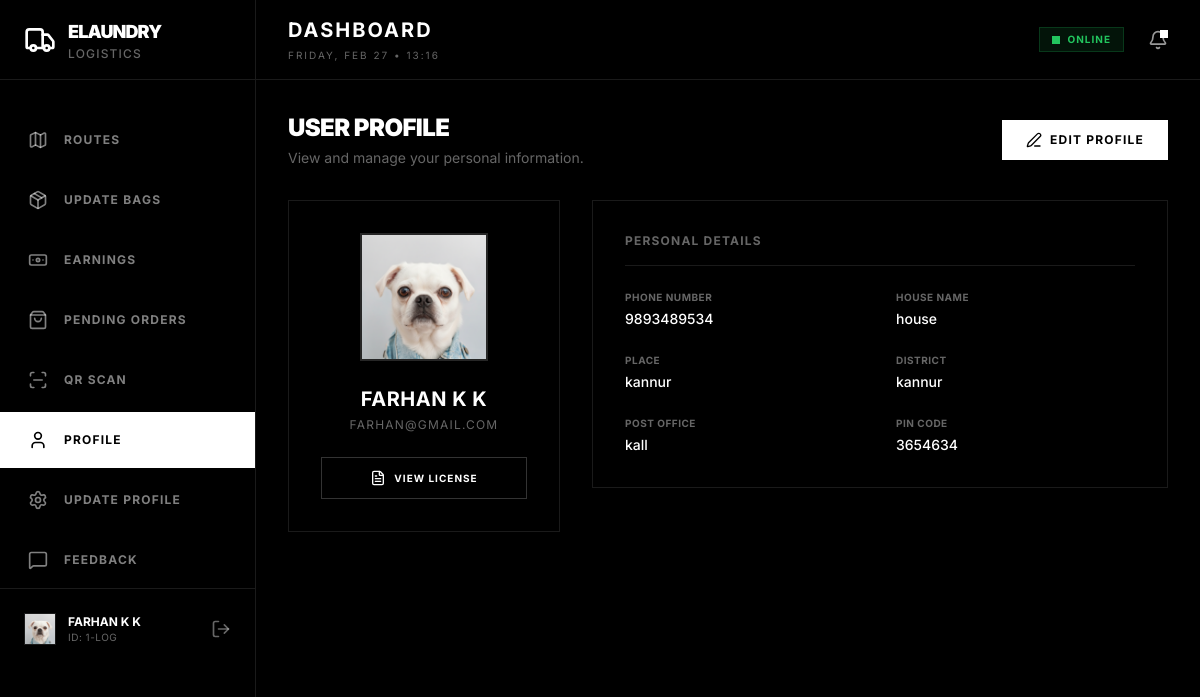
Screenshot of /logistics_home/profile/ (signed in) with the database file from the repository.
### logistics/models.py (models this page shows)
class DeliveryMan(models.Model):
    first_name = models.CharField(max_length=50)
    last_name = models.CharField(max_length=50)
    email = models.EmailField(unique=True)
    phone_number = models.CharField(max_length=15)
    profile_image = models.CharField(max_length=100)
    license_image = models.CharField(max_length=100)
    house = models.CharField(max_length=100)
    district = models.CharField(max_length=100)
    place = models.CharField(max_length=100)
    post = models.CharField(max_length=100)
    pin = models.CharField(max_length=10)
    created_at = models.DateTimeField(auto_now_add=True)
    updated_at = models.DateTimeField(auto_now=True)
    LOGIN = models.ForeignKey(login, on_delete=models.CASCADE, default=1)

### logistics/views.py (the view)
# urls.py: path('logistics_home/profile/', views.view_profile, name='profile_view'),
def view_profile(request):
    context = get_logistics_context(request)
    if not context:
        return HttpResponse("<script>alert('please login');window.location='/'</script>")
    return render(request, 'profile_view.html', context)

### logistics/views.py (called while the page is built)
def get_logistics_context(request):
    login_id = request.session.get('lid')
    if not login_id or login_id == 'out':
        return None
    try:
        delivery_man = DeliveryMan.objects.get(LOGIN__id=login_id)
        stats = get_dashboard_stats(delivery_man)
        return {
            'user': delivery_man,
            'stats': stats,
        }
    except DeliveryMan.DoesNotExist:
        return None

### logistics/templates/profile_view.html
{% extends 'logistics_home.html' %}
{% load static %}
{% block content %}
<div class="max-w-4xl mx-auto">
    <div class="mb-8 flex flex-col md:flex-row md:items-center justify-between gap-4">
        <div>
            <h1 class="text-2xl font-black text-white uppercase tracking-tight">User Profile</h1>
            <p class="text-white/40 text-sm mt-1">View and manage your personal information.</p>
        </div>
        <a href="{% url 'profile_update' %}"
            class="px-6 py-3 bg-white text-black text-xs font-bold uppercase tracking-widest hover:bg-white/90 transition-colors flex items-center justify-center gap-2">
            <i data-lucide="edit-3" class="w-4 h-4"></i>
            Edit Profile
        </a>
    </div>
    <div class="grid grid-cols-1 md:grid-cols-3 gap-8">
        <div class="md:col-span-1">
            <div class="bg-black border border-white/10 p-8 flex flex-col items-center text-center">
                <div
                    class="w-32 h-32 rounded-full overflow-hidden border-2 border-white/10 mb-6 bg-white/5 relative group">
                    {% if user.profile_image %}
                    <img src="{{ user.profile_image }}" alt="Profile" class="w-full h-full object-cover">
                    {% else %}
                    <div class="w-full h-full flex items-center justify-center text-white/20">
                        <i data-lucide="user" class="w-12 h-12"></i>
                    </div>
                    {% endif %}
                </div>
                <h2 class="text-xl font-bold text-white uppercase tracking-wide">{{ user.first_name }} {{ user.last_name}}</h2>
                <p class="text-xs text-white/40 uppercase tracking-widest mt-1 mb-6">{{ user.email }}</p>
                {% if user.license_image %}
                <a href="{{ user.license_image }}" target="_blank"
                    class="w-full py-3 border border-white/20 text-white text-[10px] font-bold uppercase tracking-widest hover:bg-white hover:text-black transition-all flex items-center justify-center gap-2">
                    <i data-lucide="file-text" class="w-4 h-4"></i>
                    View License
                </a>
                {% endif %}
            </div>
        </div>
        <div class="md:col-span-2">
            <div class="bg-black border border-white/10 p-8">
                <h3
                    class="text-xs font-bold uppercase tracking-widest text-white/40 mb-6 border-b border-white/10 pb-4">
                    Personal Details</h3>
                <div class="grid grid-cols-1 md:grid-cols-2 gap-x-8 gap-y-6">
                    <div>
                        <span class="block text-[10px] font-bold uppercase tracking-wider text-white/40 mb-1">Phone
                            Number</span>
                        <p class="text-sm font-medium text-white">{{ user.phone_number }}</p>
                    </div>
                    <div>
                        <span class="block text-[10px] font-bold uppercase tracking-wider text-white/40 mb-1">House
                            Name</span>
                        <p class="text-sm font-medium text-white">{{ user.house }}</p>
                    </div>
                    <div>
                        <span
                            class="block text-[10px] font-bold uppercase tracking-wider text-white/40 mb-1">Place</span>
                        <p class="text-sm font-medium text-white">{{ user.place }}</p>
                    </div>
                    <div>
                        <span
                            class="block text-[10px] font-bold uppercase tracking-wider text-white/40 mb-1">District</span>
                        <p class="text-sm font-medium text-white">{{ user.district }}</p>
                    </div>
                    <div>
                        <span class="block text-[10px] font-bold uppercase tracking-wider text-white/40 mb-1">Post
                            Office</span>
                        <p class="text-sm font-medium text-white">{{ user.post }}</p>
                    </div>
                    <div>
                        <span class="block text-[10px] font-bold uppercase tracking-wider text-white/40 mb-1">Pin
                            Code</span>
                        <p class="text-sm font-medium text-white">{{ user.pin }}</p>
                    </div>
                </div>
            </div>
        </div>
    </div>
</div>
{% endblock %}

### logistics/templates/logistics_home.html (shortened to what this page needs)
<!DOCTYPE html>
<html class="dark" lang="en">
<head>
    {% load static %}
    <script src="https://cdn.tailwindcss.com?plugins=forms,container-queries"></script>
</head>
<body
    class="bg-background-light dark:bg-black font-display text-black dark:text-white antialiased overflow-hidden h-screen flex">
    <aside class="w-64 bg-black border-r border-white/10 flex-col hidden lg:flex h-full z-50 shrink-0">
        <div>
            <div class="h-20 flex items-center justify-center lg:justify-start lg:px-6 border-b border-white/10">
                <div class="flex items-center gap-3">
                    <i data-lucide="truck" class="text-white w-8 h-8"></i>
                    <h1 class="text-white text-lg font-black tracking-tighter uppercase hidden lg:block">ELaundry <span
                            class="text-white/40 font-medium text-xs block tracking-widest">Logistics</span></h1>
                </div>
            </div>
            <nav class="flex flex-col mt-8 gap-1">
                <a class="h-14 flex items-center px-4 lg:px-6 {% if request.resolver_match.url_name == 'view_assigned_services' %}bg-white text-black border-l-4 border-white{% else %}text-white/50 hover:text-white hover:bg-white/5 border-l-4 border-transparent hover:border-white/20{% endif %} transition-all group"
                    href="{% url 'view_assigned_services' %}">
                    <i data-lucide="map" class="w-5 h-5"></i>
                    <span class="ml-4 text-xs font-bold uppercase tracking-widest hidden lg:block">Routes</span>
                </a>
                <a class="h-14 flex items-center px-4 lg:px-6 {% if request.resolver_match.url_name == 'update_bags' %}bg-white text-black border-l-4 border-white{% else %}text-white/50 hover:text-white hover:bg-white/5 border-l-4 border-transparent hover:border-white/20{% endif %} transition-all group"
                    href="{% url 'update_bags' %}">
                    <i data-lucide="package" class="w-5 h-5"></i>
                    <span class="ml-4 text-xs font-bold uppercase tracking-widest hidden lg:block">Update Bags</span>
                </a>
                <a class="h-14 flex items-center px-4 lg:px-6 text-white/50 hover:text-white hover:bg-white/5 border-l-4 border-transparent hover:border-white/20 transition-all group"
                    href="#">
                    <i data-lucide="banknote" class="w-5 h-5"></i>
                    <span class="ml-4 text-xs font-bold uppercase tracking-widest hidden lg:block">Earnings</span>
                </a>
                <a class="h-14 flex items-center px-4 lg:px-6 {% if request.resolver_match.url_name == 'deliveryman_pending_orders' %}bg-white text-black border-l-4 border-white{% else %}text-white/50 hover:text-white hover:bg-white/5 border-l-4 border-transparent hover:border-white/20{% endif %} transition-all group"
                    href="{% url 'deliveryman_pending_orders' %}">
                    <i data-lucide="shopping-bag" class="w-5 h-5"></i>
                    <span class="ml-4 text-xs font-bold uppercase tracking-widest hidden lg:block">Pending Orders</span>
                </a>
                <a class="h-14 flex items-center px-4 lg:px-6 {% if request.resolver_match.url_name == 'scan_qr_page' %}bg-white text-black border-l-4 border-white{% else %}text-white/50 hover:text-white hover:bg-white/5 border-l-4 border-transparent hover:border-white/20{% endif %} transition-all group"
                    href="{% url 'scan_qr_page' %}">
                    <i data-lucide="scan-line" class="w-5 h-5"></i>
                    <span class="ml-4 text-xs font-bold uppercase tracking-widest hidden lg:block">QR Scan</span>
                </a>
                <a class="h-14 flex items-center px-4 lg:px-6 {% if request.resolver_match.url_name == 'profile_view' %}bg-white text-black border-l-4 border-white{% else %}text-white/50 hover:text-white hover:bg-white/5 border-l-4 border-transparent hover:border-white/20{% endif %} transition-all group"
                    href="{% url 'profile_view' %}">
                    <i data-lucide="user" class="w-5 h-5"></i>
                    <span class="ml-4 text-xs font-bold uppercase tracking-widest hidden lg:block">Profile</span>
                </a>
                <a class="h-14 flex items-center px-4 lg:px-6 {% if request.resolver_match.url_name == 'profile_update' %}bg-white text-black border-l-4 border-white{% else %}text-white/50 hover:text-white hover:bg-white/5 border-l-4 border-transparent hover:border-white/20{% endif %} transition-all group"
                    href="{% url 'profile_update' %}">
                    <i data-lucide="settings" class="w-5 h-5"></i>
                    <span class="ml-4 text-xs font-bold uppercase tracking-widest hidden lg:block">Update Profile</span>
                </a>
                <a class="h-14 flex items-center px-4 lg:px-6 {% if request.resolver_match.url_name == 'feedback_list' %}bg-white text-black border-l-4 border-white{% else %}text-white/50 hover:text-white hover:bg-white/5 border-l-4 border-transparent hover:border-white/20{% endif %} transition-all group"
                    href="{% url 'feedback_list' %}">
                    <i data-lucide="message-square" class="w-5 h-5"></i>
                    <span class="ml-4 text-xs font-bold uppercase tracking-widest hidden lg:block">Feedback</span>
                </a>
            </nav>
        </div>
        <div class="p-4 lg:p-6 border-t border-white/10">
            <div class="flex items-center gap-3">
                <div
                    class="w-8 h-8 flex items-center justify-center overflow-hidden rounded-full border border-white/10">
                    {% if user.profile_image %}
                    <img src="{{ user.profile_image }}" alt="Profile" class="w-full h-full object-cover">
                    {% else %}
                    <div class="w-full h-full bg-white/10 flex items-center justify-center text-xs font-bold">{{
                        user.first_name|slice:":1" }}</div>
                    {% endif %}
                </div>
                <div class="hidden lg:block">
                    <p class="text-xs font-bold uppercase">{{ user.first_name }} {{ user.last_name }}</p>
                    <p class="text-[10px] text-white/40 uppercase tracking-wider">ID: {{ user.id }}-LOG</p>
                </div>
                <a href="{% url 'logout' %}" class="ml-auto text-white/40 hover:text-white hidden lg:block"
                    title="Logout">
                    <i data-lucide="log-out" class="w-5 h-5"></i>
                </a>
            </div>
        </div>
    </aside>
    <main class="flex-1 flex flex-col h-full overflow-hidden bg-black relative">
        <header class="h-20 border-b border-white/10 flex items-center justify-between px-8 bg-black shrink-0">
            <div class="flex items-center gap-4">
                <div>
                    <h2 class="text-xl font-bold uppercase tracking-widest">Dashboard</h2>
                    <p class="text-[10px] text-white/40 uppercase tracking-[0.2em] mt-1">{% now "l, M d • H:i" %}</p>
                </div>
            </div>
            <div class="flex items-center gap-6">
                <div class="flex items-center gap-2 px-3 py-1 border border-green-500/20 bg-green-500/10">
                    <span class="relative flex h-2 w-2">
                        <span class="relative inline-flex rounded-full h-2 w-2 bg-green-500"></span>
                    </span>
                    <span class="text-[10px] font-bold uppercase tracking-widest text-green-500">Online</span>
                </div>
                <button class="relative text-white/60 hover:text-white">
                    <i data-lucide="bell" class="w-5 h-5"></i>
                    <span class="absolute top-0 right-0 w-2 h-2 bg-white rounded-full"></span>
                </button>
            </div>
        </header>
        <div class="flex-1 overflow-y-auto p-8 no-scrollbar">
            {% block content %}{% endblock %}
            </div>
    </main>
</body>
</html>

### rows the page displays
DeliveryMan: profile_image (picture), first_name "FARHAN", last_name "K K", id "1", email "FARHAN@GMAIL.COM", phone_number "9893489534", house "house", place "kannur", district "kannur", post "kall", pin "3654634"
